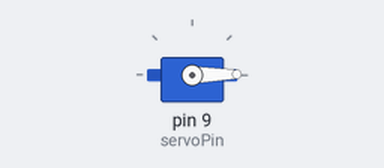
A sketch run on a simulated Arduino Uno, built with avr-gcc and run on an emulated ATmega328P. On the bench: servo. Wiring (inferred from the names in the program): servo: signal pin 9. Servo pulses on a pin are drawn as a servo (544–2400 µs = 0–180°).

Above: at 0.05 s.
At 1.5 s:
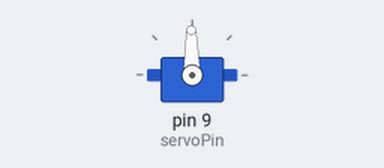
At 3.0 s:
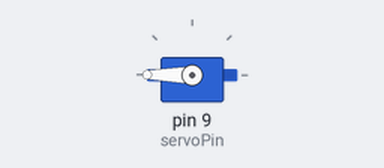
Timing chart, 0 to 6.9 s (numbered marks = the images above):
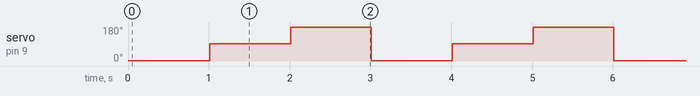

Measured:
- by itself, servo on pin 9 (servoPin): repeats every 3.0 s: 180° 1.0 s, 1° 1.0 s, 91° 1.0 s

The sketch:

test_Register_LED.ino
```cpp
const int servoPin = 9; // 서보모터 핀 번호
volatile int pulseWidth = 0; // PWM 신호의 On 상태 시간 변수
int servoPos = 0; // 서보모터 위치 변수

void setup() {
  pinMode(servoPin, OUTPUT); // 서보모터 핀을 출력 모드로 설정
  TCCR1A = 0; // Timer1 모드를 Fast PWM으로 설정
  TCCR1B = 0;
  TCNT1  = 0;
  OCR1A = 20000; // Timer1 주기 설정 (20ms 기준)
  TCCR1B |= (1 << WGM12); // Timer1 모드를 Fast PWM으로 설정
  TCCR1B |= (1 << CS11); // Timer1 분주비 설정 (8분주)
  TIMSK1 |= (1 << OCIE1A); // Timer1 Compare Match A 인터럽트 활성화
}

void loop() {
  servoPos = 0; // 서보모터 위치 초기화
  pulseWidth = 1000; // 서보모터 최소 위치에 해당하는 PWM 신호 출력 (단위: 마이크로초)
  delay(1000); // 1초 대기
  servoPos = 90; // 서보모터 중앙 위치로 이동 (90도)
  pulseWidth = 1500; // 서보모터 위치에 해당하는 PWM 신호 출력 (단위: 마이크로초)
  delay(1000); // 1초 대기
  servoPos = 180; // 서보모터 최대 위치로 이동 (180도)
  pulseWidth = 2000; // 서보모터 위치에 해당하는 PWM 신호 출력 (단위: 마이크로초)
  delay(1000); // 1초 대기
}

ISR(TIMER1_COMPA_vect) { // Timer1 Compare Match A 인터럽트 함수
  digitalWrite(servoPin, HIGH); // PWM 신호 On
  delayMicroseconds(pulseWidth); // On 상태 시간 지정
  digitalWrite(servoPin, LOW); // PWM 신호 Off
  delayMicroseconds(20000 - pulseWidth); // Off 상태 시간 지정
  pulseWidth = map(servoPos, 0, 180, 1000, 2000); // 서보모터 위치에 해당하는 PWM 신호 계산
}
```
